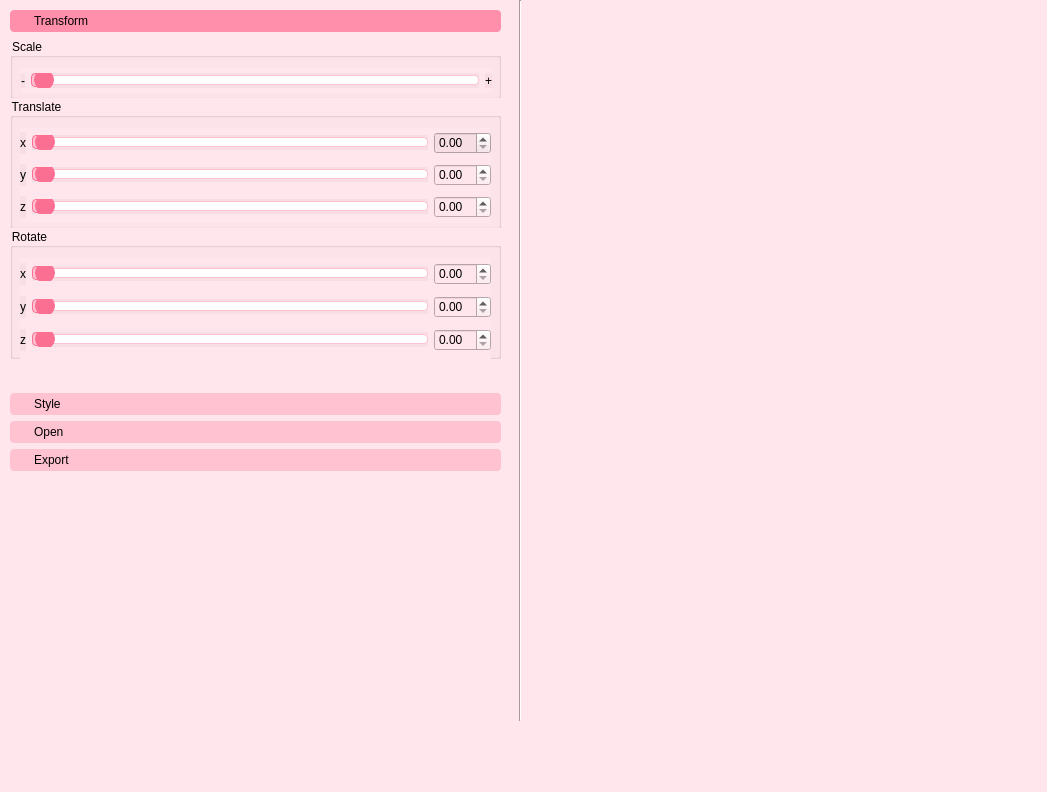
<?xml version="1.0" encoding="UTF-8"?>
<ui version="4.0">
 <class>ThreeDViewer</class>
 <widget class="QMainWindow" name="ThreeDViewer">
  <property name="geometry">
   <rect>
    <x>0</x>
    <y>0</y>
    <width>1047</width>
    <height>792</height>
   </rect>
  </property>
  <property name="windowTitle">
   <string>ThreeDViewer</string>
  </property>
  <property name="styleSheet">
   <string notr="true"/>
  </property>
  <property name="locale">
   <locale language="English" country="UnitedStates"/>
  </property>
  <widget class="QWidget" name="centralwidget">
   <property name="styleSheet">
    <string notr="true">QWidget{
	background: #ffe5ec;
}</string>
   </property>
   <widget class="QToolBox" name="configuration">
    <property name="geometry">
     <rect>
      <x>10</x>
      <y>10</y>
      <width>491</width>
      <height>461</height>
     </rect>
    </property>
    <property name="styleSheet">
     <string notr="true">QToolBox {
	border-radius: 8px;
	border-style: none;
	color: black;
 	font-size: 14px;
}

QToolBox::tab {
	border-radius: 4px;
	background: #ffc2d1;
	padding: 40px 20px;
	color: black;
}

QToolBox::tab::selected {
	background: #ff8fab;
	color: black;
}</string>
    </property>
    <property name="currentIndex">
     <number>0</number>
    </property>
    <widget class="QWidget" name="page">
     <property name="geometry">
      <rect>
       <x>0</x>
       <y>0</y>
       <width>491</width>
       <height>321</height>
      </rect>
     </property>
     <attribute name="label">
      <string>Transform</string>
     </attribute>
     <widget class="QGroupBox" name="groupBox">
      <property name="geometry">
       <rect>
        <x>0</x>
        <y>0</y>
        <width>491</width>
        <height>61</height>
       </rect>
      </property>
      <property name="title">
       <string>Scale</string>
      </property>
      <widget class="QWidget" name="">
       <property name="geometry">
        <rect>
         <x>11</x>
         <y>30</y>
         <width>471</width>
         <height>25</height>
        </rect>
       </property>
       <layout class="QGridLayout" name="gridLayout_2">
        <item row="0" column="0">
         <widget class="QLabel" name="label_2">
          <property name="font">
           <font>
            <fontweight>ExtraBold</fontweight>
           </font>
          </property>
          <property name="styleSheet">
           <string notr="true">background: rgb(247, 222, 229);</string>
          </property>
          <property name="text">
           <string>-</string>
          </property>
         </widget>
        </item>
        <item row="0" column="2">
         <widget class="QLabel" name="label">
          <property name="font">
           <font>
            <fontweight>ExtraBold</fontweight>
           </font>
          </property>
          <property name="styleSheet">
           <string notr="true">background: rgb(247, 222, 229);</string>
          </property>
          <property name="text">
           <string>+</string>
          </property>
         </widget>
        </item>
        <item row="0" column="1">
         <widget class="QSlider" name="horizontalSlider">
          <property name="styleSheet">
           <string notr="true">QSlider{
	background: rgb(247, 222, 229);
}
QSlider::groove:horizontal {
    border: 1px solid #ffc2d1;
    height: 8px; 
    background: white;
    border-radius: 4px;
    margin: 2px 0;
}
QSlider::handle:horizontal {
    background: #fb6f92;
    border: 1px solid #fb6f92;
    width: 18px;
    margin: -6px 2px;
    border-radius: 10px;
}
QSlider::sub-page:horizontal {
     background: #ffc2d1;
     border-radius: 4px;
     border: 1px solid #fb6f92;
}</string>
          </property>
          <property name="orientation">
           <enum>Qt::Horizontal</enum>
          </property>
         </widget>
        </item>
       </layout>
      </widget>
     </widget>
     <widget class="QGroupBox" name="groupBox_2">
      <property name="geometry">
       <rect>
        <x>0</x>
        <y>60</y>
        <width>491</width>
        <height>131</height>
       </rect>
      </property>
      <property name="title">
       <string>Translate</string>
      </property>
      <widget class="QWidget" name="layoutWidget">
       <property name="geometry">
        <rect>
         <x>10</x>
         <y>30</y>
         <width>471</width>
         <height>95</height>
        </rect>
       </property>
       <layout class="QGridLayout" name="gridLayout">
        <item row="0" column="0">
         <widget class="QLabel" name="label_3">
          <property name="font">
           <font>
            <fontweight>ExtraBold</fontweight>
           </font>
          </property>
          <property name="styleSheet">
           <string notr="true">background: rgb(247, 222, 229);</string>
          </property>
          <property name="text">
           <string>x</string>
          </property>
         </widget>
        </item>
        <item row="0" column="1">
         <widget class="QSlider" name="horizontalSlider_2">
          <property name="styleSheet">
           <string notr="true">QSlider{
	background: rgb(247, 222, 229);
}
QSlider::groove:horizontal {
    border: 1px solid #ffc2d1;
    height: 8px; 
    background: white;
    border-radius: 4px;
    margin: 2px 0;
}
QSlider::handle:horizontal {
    background: #fb6f92;
    border: 1px solid #fb6f92;
    width: 18px;
    margin: -6px 2px;
    border-radius: 10px;
}
QSlider::sub-page:horizontal {
     background: #ffc2d1;
     border-radius: 4px;
     border: 1px solid #fb6f92;
}</string>
          </property>
          <property name="orientation">
           <enum>Qt::Horizontal</enum>
          </property>
         </widget>
        </item>
        <item row="0" column="2">
         <widget class="QDoubleSpinBox" name="doubleSpinBox">
          <property name="styleSheet">
           <string notr="true">QDoubleSpinBox {
	background: rgb(247, 222, 229);
}


</string>
          </property>
         </widget>
        </item>
        <item row="1" column="0">
         <widget class="QLabel" name="label_4">
          <property name="font">
           <font>
            <fontweight>ExtraBold</fontweight>
           </font>
          </property>
          <property name="styleSheet">
           <string notr="true">background: rgb(247, 222, 229);</string>
          </property>
          <property name="text">
           <string>y</string>
          </property>
         </widget>
        </item>
        <item row="1" column="1">
         <widget class="QSlider" name="horizontalSlider_3">
          <property name="styleSheet">
           <string notr="true">QSlider{
	background: rgb(247, 222, 229);
}
QSlider::groove:horizontal {
    border: 1px solid #ffc2d1;
    height: 8px; 
    background: white;
    border-radius: 4px;
    margin: 2px 0;
}
QSlider::handle:horizontal {
    background: #fb6f92;
    border: 1px solid #fb6f92;
    width: 18px;
    margin: -6px 2px;
    border-radius: 10px;
}
QSlider::sub-page:horizontal {
     background: #ffc2d1;
     border-radius: 4px;
     border: 1px solid #fb6f92;
}</string>
          </property>
          <property name="orientation">
           <enum>Qt::Horizontal</enum>
          </property>
         </widget>
        </item>
        <item row="1" column="2">
         <widget class="QDoubleSpinBox" name="doubleSpinBox_2"/>
        </item>
        <item row="2" column="0">
         <widget class="QLabel" name="label_5">
          <property name="font">
           <font>
            <fontweight>ExtraBold</fontweight>
           </font>
          </property>
          <property name="styleSheet">
           <string notr="true">background: rgb(247, 222, 229);</string>
          </property>
          <property name="text">
           <string>z</string>
          </property>
         </widget>
        </item>
        <item row="2" column="1">
         <widget class="QSlider" name="horizontalSlider_4">
          <property name="styleSheet">
           <string notr="true">QSlider{
	background: rgb(247, 222, 229);
}
QSlider::groove:horizontal {
    border: 1px solid #ffc2d1;
    height: 8px; 
    background: white;
    border-radius: 4px;
    margin: 2px 0;
}
QSlider::handle:horizontal {
    background: #fb6f92;
    border: 1px solid #fb6f92;
    width: 18px;
    margin: -6px 2px;
    border-radius: 10px;
}
QSlider::sub-page:horizontal {
     background: #ffc2d1;
     border-radius: 4px;
     border: 1px solid #fb6f92;
}</string>
          </property>
          <property name="orientation">
           <enum>Qt::Horizontal</enum>
          </property>
         </widget>
        </item>
        <item row="2" column="2">
         <widget class="QDoubleSpinBox" name="doubleSpinBox_3">
          <property name="palette">
           <palette>
            <active>
             <colorrole role="Button">
              <brush brushstyle="SolidPattern">
               <color alpha="255">
                <red>255</red>
                <green>229</green>
                <blue>236</blue>
               </color>
              </brush>
             </colorrole>
             <colorrole role="Base">
              <brush brushstyle="SolidPattern">
               <color alpha="255">
                <red>255</red>
                <green>229</green>
                <blue>236</blue>
               </color>
              </brush>
             </colorrole>
             <colorrole role="Window">
              <brush brushstyle="SolidPattern">
               <color alpha="255">
                <red>255</red>
                <green>229</green>
                <blue>236</blue>
               </color>
              </brush>
             </colorrole>
            </active>
            <inactive>
             <colorrole role="Button">
              <brush brushstyle="SolidPattern">
               <color alpha="255">
                <red>255</red>
                <green>229</green>
                <blue>236</blue>
               </color>
              </brush>
             </colorrole>
             <colorrole role="Base">
              <brush brushstyle="SolidPattern">
               <color alpha="255">
                <red>255</red>
                <green>229</green>
                <blue>236</blue>
               </color>
              </brush>
             </colorrole>
             <colorrole role="Window">
              <brush brushstyle="SolidPattern">
               <color alpha="255">
                <red>255</red>
                <green>229</green>
                <blue>236</blue>
               </color>
              </brush>
             </colorrole>
            </inactive>
            <disabled>
             <colorrole role="Button">
              <brush brushstyle="SolidPattern">
               <color alpha="255">
                <red>255</red>
                <green>229</green>
                <blue>236</blue>
               </color>
              </brush>
             </colorrole>
             <colorrole role="Base">
              <brush brushstyle="SolidPattern">
               <color alpha="255">
                <red>255</red>
                <green>229</green>
                <blue>236</blue>
               </color>
              </brush>
             </colorrole>
             <colorrole role="Window">
              <brush brushstyle="SolidPattern">
               <color alpha="255">
                <red>255</red>
                <green>229</green>
                <blue>236</blue>
               </color>
              </brush>
             </colorrole>
            </disabled>
           </palette>
          </property>
         </widget>
        </item>
       </layout>
      </widget>
     </widget>
     <widget class="QGroupBox" name="groupBox_4">
      <property name="geometry">
       <rect>
        <x>0</x>
        <y>190</y>
        <width>491</width>
        <height>131</height>
       </rect>
      </property>
      <property name="title">
       <string>Rotate</string>
      </property>
      <widget class="QWidget" name="layoutWidget_2">
       <property name="geometry">
        <rect>
         <x>10</x>
         <y>30</y>
         <width>471</width>
         <height>101</height>
        </rect>
       </property>
       <layout class="QGridLayout" name="gridLayout_3">
        <item row="0" column="0">
         <widget class="QLabel" name="label_6">
          <property name="font">
           <font>
            <fontweight>ExtraBold</fontweight>
           </font>
          </property>
          <property name="styleSheet">
           <string notr="true">background: rgb(247, 222, 229);</string>
          </property>
          <property name="text">
           <string>x</string>
          </property>
         </widget>
        </item>
        <item row="0" column="1">
         <widget class="QSlider" name="horizontalSlider_5">
          <property name="styleSheet">
           <string notr="true">QSlider{
	background: rgb(247, 222, 229);
}
QSlider::groove:horizontal {
    border: 1px solid #ffc2d1;
    height: 8px; 
    background: white;
    border-radius: 4px;
    margin: 2px 0;
}
QSlider::handle:horizontal {
    background: #fb6f92;
    border: 1px solid #fb6f92;
    width: 18px;
    margin: -6px 2px;
    border-radius: 10px;
}
QSlider::sub-page:horizontal {
     background: #ffc2d1;
     border-radius: 4px;
     border: 1px solid #fb6f92;
}</string>
          </property>
          <property name="orientation">
           <enum>Qt::Horizontal</enum>
          </property>
         </widget>
        </item>
        <item row="0" column="2">
         <widget class="QDoubleSpinBox" name="doubleSpinBox_4"/>
        </item>
        <item row="1" column="0">
         <widget class="QLabel" name="label_7">
          <property name="font">
           <font>
            <fontweight>ExtraBold</fontweight>
           </font>
          </property>
          <property name="styleSheet">
           <string notr="true">background: rgb(247, 222, 229);</string>
          </property>
          <property name="text">
           <string>y</string>
          </property>
         </widget>
        </item>
        <item row="1" column="1">
         <widget class="QSlider" name="horizontalSlider_6">
          <property name="styleSheet">
           <string notr="true">QSlider{
	background: rgb(247, 222, 229);
}
QSlider::groove:horizontal {
    border: 1px solid #ffc2d1;
    height: 8px; 
    background: white;
    border-radius: 4px;
    margin: 2px 0;
}
QSlider::handle:horizontal {
    background: #fb6f92;
    border: 1px solid #fb6f92;
    width: 18px;
    margin: -6px 2px;
    border-radius: 10px;
}
QSlider::sub-page:horizontal {
     background: #ffc2d1;
     border-radius: 4px;
     border: 1px solid #fb6f92;
}</string>
          </property>
          <property name="orientation">
           <enum>Qt::Horizontal</enum>
          </property>
         </widget>
        </item>
        <item row="1" column="2">
         <widget class="QDoubleSpinBox" name="doubleSpinBox_5"/>
        </item>
        <item row="2" column="0">
         <widget class="QLabel" name="label_8">
          <property name="font">
           <font>
            <fontweight>ExtraBold</fontweight>
           </font>
          </property>
          <property name="styleSheet">
           <string notr="true">background: rgb(247, 222, 229);</string>
          </property>
          <property name="text">
           <string>z</string>
          </property>
         </widget>
        </item>
        <item row="2" column="1">
         <widget class="QSlider" name="horizontalSlider_7">
          <property name="styleSheet">
           <string notr="true">QSlider{
	background: rgb(247, 222, 229);
}
QSlider::groove:horizontal {
    border: 1px solid #ffc2d1;
    height: 8px; 
    background: white;
    border-radius: 4px;
    margin: 2px 0;
}
QSlider::handle:horizontal {
    background: #fb6f92;
    border: 1px solid #fb6f92;
    width: 18px;
    margin: -6px 2px;
    border-radius: 10px;
}
QSlider::sub-page:horizontal {
     background: #ffc2d1;
     border-radius: 4px;
     border: 1px solid #fb6f92;
}</string>
          </property>
          <property name="orientation">
           <enum>Qt::Horizontal</enum>
          </property>
         </widget>
        </item>
        <item row="2" column="2">
         <widget class="QDoubleSpinBox" name="doubleSpinBox_6">
          <property name="palette">
           <palette>
            <active>
             <colorrole role="Button">
              <brush brushstyle="SolidPattern">
               <color alpha="255">
                <red>255</red>
                <green>229</green>
                <blue>236</blue>
               </color>
              </brush>
             </colorrole>
             <colorrole role="Base">
              <brush brushstyle="SolidPattern">
               <color alpha="255">
                <red>255</red>
                <green>229</green>
                <blue>236</blue>
               </color>
              </brush>
             </colorrole>
             <colorrole role="Window">
              <brush brushstyle="SolidPattern">
               <color alpha="255">
                <red>255</red>
                <green>229</green>
                <blue>236</blue>
               </color>
              </brush>
             </colorrole>
            </active>
            <inactive>
             <colorrole role="Button">
              <brush brushstyle="SolidPattern">
               <color alpha="255">
                <red>255</red>
                <green>229</green>
                <blue>236</blue>
               </color>
              </brush>
             </colorrole>
             <colorrole role="Base">
              <brush brushstyle="SolidPattern">
               <color alpha="255">
                <red>255</red>
                <green>229</green>
                <blue>236</blue>
               </color>
              </brush>
             </colorrole>
             <colorrole role="Window">
              <brush brushstyle="SolidPattern">
               <color alpha="255">
                <red>255</red>
                <green>229</green>
                <blue>236</blue>
               </color>
              </brush>
             </colorrole>
            </inactive>
            <disabled>
             <colorrole role="Button">
              <brush brushstyle="SolidPattern">
               <color alpha="255">
                <red>255</red>
                <green>229</green>
                <blue>236</blue>
               </color>
              </brush>
             </colorrole>
             <colorrole role="Base">
              <brush brushstyle="SolidPattern">
               <color alpha="255">
                <red>255</red>
                <green>229</green>
                <blue>236</blue>
               </color>
              </brush>
             </colorrole>
             <colorrole role="Window">
              <brush brushstyle="SolidPattern">
               <color alpha="255">
                <red>255</red>
                <green>229</green>
                <blue>236</blue>
               </color>
              </brush>
             </colorrole>
            </disabled>
           </palette>
          </property>
         </widget>
        </item>
       </layout>
      </widget>
     </widget>
    </widget>
    <widget class="QWidget" name="page_3">
     <property name="geometry">
      <rect>
       <x>0</x>
       <y>0</y>
       <width>491</width>
       <height>321</height>
      </rect>
     </property>
     <attribute name="label">
      <string>Style</string>
     </attribute>
    </widget>
    <widget class="QWidget" name="page_4">
     <property name="geometry">
      <rect>
       <x>0</x>
       <y>0</y>
       <width>491</width>
       <height>321</height>
      </rect>
     </property>
     <attribute name="label">
      <string>Open</string>
     </attribute>
    </widget>
    <widget class="QWidget" name="page_2">
     <property name="geometry">
      <rect>
       <x>0</x>
       <y>0</y>
       <width>491</width>
       <height>321</height>
      </rect>
     </property>
     <attribute name="label">
      <string>Export</string>
     </attribute>
    </widget>
   </widget>
   <widget class="Line" name="line">
    <property name="geometry">
     <rect>
      <x>510</x>
      <y>0</y>
      <width>20</width>
      <height>721</height>
     </rect>
    </property>
    <property name="orientation">
     <enum>Qt::Vertical</enum>
    </property>
   </widget>
  </widget>
  <widget class="QMenuBar" name="menubar">
   <property name="geometry">
    <rect>
     <x>0</x>
     <y>0</y>
     <width>1047</width>
     <height>43</height>
    </rect>
   </property>
  </widget>
 </widget>
 <resources/>
 <connections/>
</ui>
